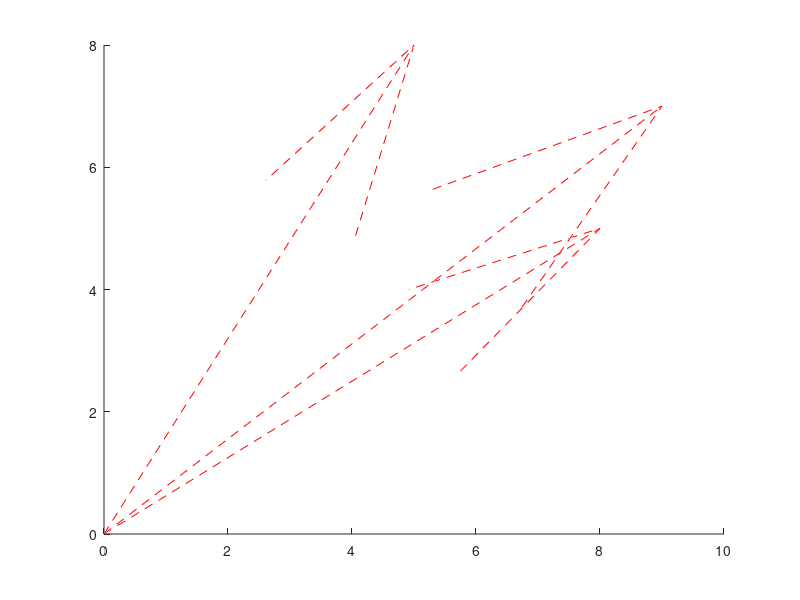

Here is the MATLAB script that generated this plot: (Note: this script raises an error after producing the figure.)
clc; clear; close all

A = [9 5 8;
     7 8 5;
     9 4 0];

b = [3;
     8;
     4];

%% Reduced Row Echelon Form
A_reduced = rref(A);
% disp(A_reduced)

%% Find the rank using the rank function

Rank_A = rank(A);

%% Find a basis for the range and null spaces 
% orth(A)
% null(A)
%% Plot the columns of A
U = A(1,:);
V = A(2,:);
W = A(3,:);

X = zeros(1,3);
Y = zeros(1,3);
Z = zeros(1,3);

quiver3(X,Y,Z,U,V,W,'r--','AutoScale','off',LineWidth=2)
hold on
%% Plot b
U = b(1);
V = b(2);
W = b(3);

X = 0;
Y = 0;
Z = 0;

quiver3(X,Y,Z,U,V,W,'b','AutoScale','off',LineWidth=2)

%% Plot y
xs = inv(A)*b;
y = A*xs;

U = y(1);
V = y(2);
W = y(3);

X = 0;
Y = 0;
Z = 0;

quiver3(X,Y,Z,U,V,W,'g--','AutoScale','off',LineWidth=2)
